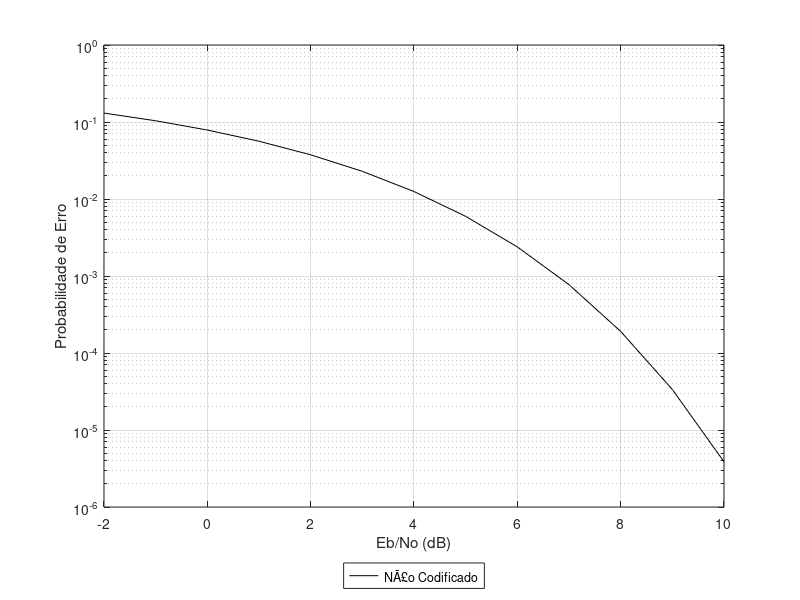

Write MATLAB code to recreate this figure. (Note: this script raises an error after producing the figure.)
% Matheus Pereira dos Santos
% Lab 07

clc; clear all; close all;
%% Atividade 1

vetorSNRdB = -2:10; %vetor de Eb/No
vetorSNRw = 10.^(vetorSNRdB/10); %conversÃ£o para watts
vetorProbEr = qfunc(sqrt(2*vetorSNRw)); %vetor de probabilidade de erro
figure
semilogy(vetorSNRdB, vetorProbEr, 'k-');
legend('NÃ£o Codificado','Location','SouthOutside');
ylabel('Probabilidade de Erro')
xlabel('Eb/No (dB)')
grid on
hold on

%% Atividade 2
n= 7; k = 3;
alpha = 0.333;
nbits = 100000;

vetEbNo = [-2:6 6.5:0.5:9]; % Eb/No em dB

for i=1 : length(vetEbNo)
    [veterros(i)] = BipolarRRC2encode(vetEbNo(i), nbits, alpha, n, k);
end

semilogy(vetEbNo, veterros/nbits, 'r-d');
legend('Codificado com (7,3)', 'Location', 'SouthOutside');

%% Atividade 3
n = 15; k = 11;
a = 100000;
a = a-mod(a, k);

for i = 1 : length(vetEbNo)
    [veterros(i)] = BipolarRRC2encode(vetEbNo(i), a, alpha, n, k);
end

semilogy(vetEbNo, veterros/a, 'g-d');
legend('Codificado com (15,11)', 'Location', 'SouthOutside');
hold on

%% Atividade 4
n = 31; k = 26;
a = 100000;
a = a-mod(a, k);
for i=1 : length(vetEbNo)
    [veterros(i)] = BipolarRRC2encode(vetEbNo(i), a, alpha, n, k);
end

semilogy(vetEbNo, veterros/a, 'b-d');
legend('Codificado com (31,26)', 'Location', 'SouthOutside');
hold on

%% Atividade 5
n = 127; k = 120;
a = 100000;
a = a-mod(a, k);
for i = 1 : length(vetEbNo)
    [veterros(i)] = BipolarRRC2encode(vetEbNo(i), a, alpha, n, k);
end

semilogy(vetEbNo, veterros/a, 'r-d');
legend('Codificado com (127,120)','Location','SouthOutside');

%% Atividade 7
n = 4;
k = 7;
alpha = 0.333;
nbits = 100000;

vetEbNo = [-2:6 6.5:0.5:9]; % Eb/No em dB

for i=1 : length(vetEbNo)
    [veterros(i)] = BipolarRRC2encode(vetEbNo(i), nbits, alpha, n, k);
end
figure

semilogy(vetEbNo + 10*log10(k/7), veterros/nbits, 'r-d');
legend('Codificado com (7,4)', 'Location', 'SouthOutside');
hold on
% ------
n = 15;
k = 11;
alpha = 0.333;
nbits = 100000;

vetEbNo = [-2:6 6.5:0.5:9]; % Eb/No em dB

for i=1 : length(vetEbNo)
    [veterros(i)] = BipolarRRC2encode(vetEbNo(i), nbits, alpha, n, k);
end
semilogy(vetEbNo + 10*log10(k/7), veterros/nbits, 'g-d');
legend('Codificado com (15, 11)', 'Location', 'SouthOutside');
hold on
% ------
n = 31;
k = 26;
alpha = 0.333;
nbits = 100000;

vetEbNo = [-2:6 6.5:0.5:9]; % Eb/No em dB

for i=1 : length(vetEbNo)
    [veterros(i)] = BipolarRRC2encode(vetEbNo(i), nbits, alpha, n, k);
end
semilogy(vetEbNo + 10*log10(k/7), veterros/nbits, 'b-d');
legend('Codificado com (31, 26)', 'Location', 'SouthOutside');
hold on
% ------
n = 127;
k = 120;
alpha = 0.333;
nbits = 100000;

vetEbNo = [-2:6 6.5:0.5:9]; % Eb/No em dB

for i=1 : length(vetEbNo)
    [veterros(i)] = BipolarRRC2encode(vetEbNo(i), nbits, alpha, n, k);
end
semilogy(vetEbNo + 10*log10(k/7), veterros/nbits, 'r-d');
legend('Codificado com (127,120)', 'Location', 'SouthOutside');
hold on

